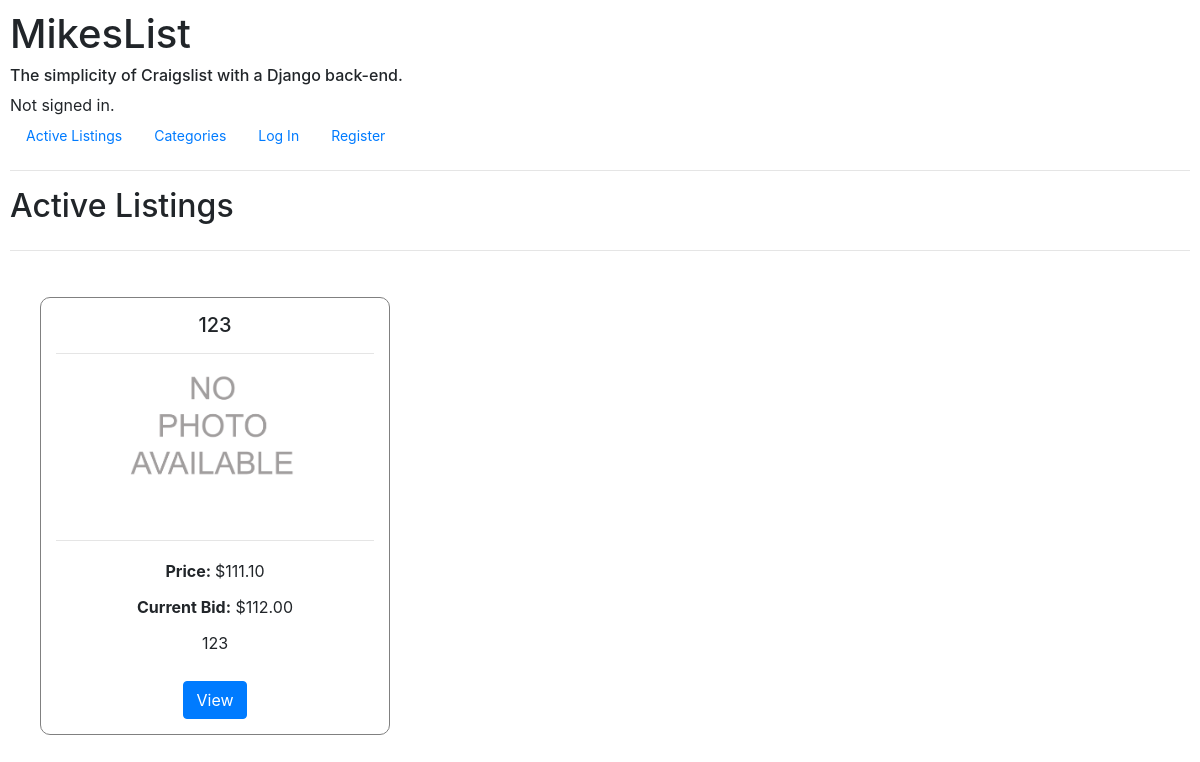
The app's page /, older data.
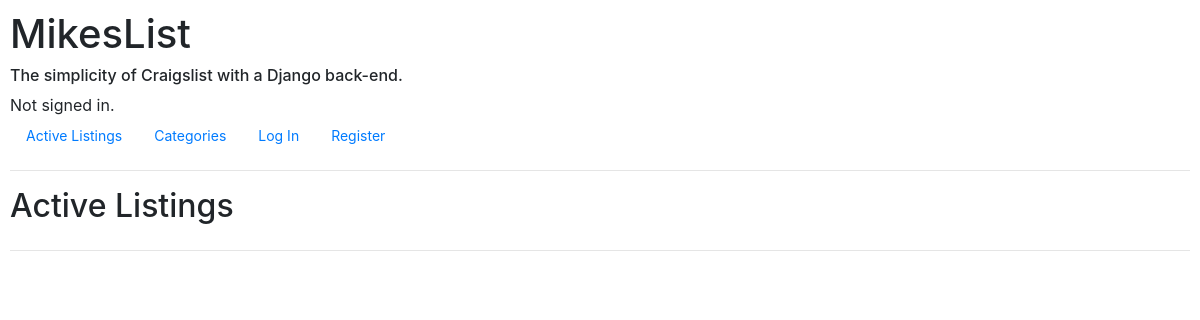
The same page, newer data.
### auctions/models.py (models this page shows, shortened)
class AuctionListing(models.Model):
    user = models.ForeignKey(
        User, related_name='listings', on_delete=CASCADE)
    title = models.CharField(max_length=100, blank=True)
    description = models.TextField(max_length=500, blank=True)
    category = models.CharField(
        max_length=150, blank=True, null=True, choices=Categories.choices)
    starting_bid = models.DecimalField(
        blank=True, max_digits=15, decimal_places=2, validators=[MinValueValidator(1)])
    highest_bid = models.DecimalField(
        blank=True, default=0, max_digits=15, decimal_places=2)
    highest_bid_user = models.ForeignKey(
        User, related_name='winner', blank=True, null=True, on_delete=CASCADE)
    img_url = models.URLField(blank=True, null=True)
    date_created = models.DateTimeField(
        auto_now_add=True)
    active = models.BooleanField(max_length=5, default="True")

### auctions/views.py (the view)
# urls.py: path("", views.index, name="index"),
def index(request):
    if request.method == "POST":
        pk = request.POST["pk"]
        print(pk)
        return HttpResponseRedirect(reverse("getpage", kwargs={'pk': pk}))
    return render(request, "auctions/index.html", {
        'active_listings': AuctionListing.objects.all(),
        'users': User.objects.all(),
        'bid': Bid.objects.all(),
        'comment': Comment.objects.all(),
    })

### auctions/templates/auctions/index.html (shortened to what this page needs)
{% extends "auctions/layout.html" %}
{% block body %}
<div class=active-header>
    <h2>Active Listings</h2>
</div>
<hr>
<div class="listing-container">
    {% for listing in active_listings %}
    {% if listing.active %}
    <div class="listing">
        <form action="{% url 'index' %}" class="active-listings-form" method=POST>
            <div class="listing-title">
                <h5>{{ listing.title }}</h5>
            </div>
            <hr>
            <div class="img-container">
                {% if listing.img_url %}
                <img src="{{listing.img_url}}">
                {% else %}
                <img src="/static/img/No_picture_available.png">
                {% endif %}
                <hr>
            </div>
            <div class="listing-price">
                <label><strong>Price: </strong> ${{listing.starting_bid}}</label>
            </div>
            <div class="listing-price">
                {% if listing.highest_bid %}
                <label><strong>Current Bid:</strong> ${{listing.highest_bid}}</label>
                {% else %}
                <label><strong>No bids yet!</strong></label>
                {% endif %}
            </div>
            <div class="listing-description">
                {{listing.description|truncatewords:5}}
            </div>
            <br>
            <input type="submit" class="btn btn-primary" value="View">
        </form>
    </div>
    {% endif %}
    {% endfor %}
</div>
{% endblock %}

Row changes from the older to the newer data that the page shows:
removed AuctionListing: title "123", active True (drawn), starting_bid "111.10", highest_bid "112.00", description "123"
